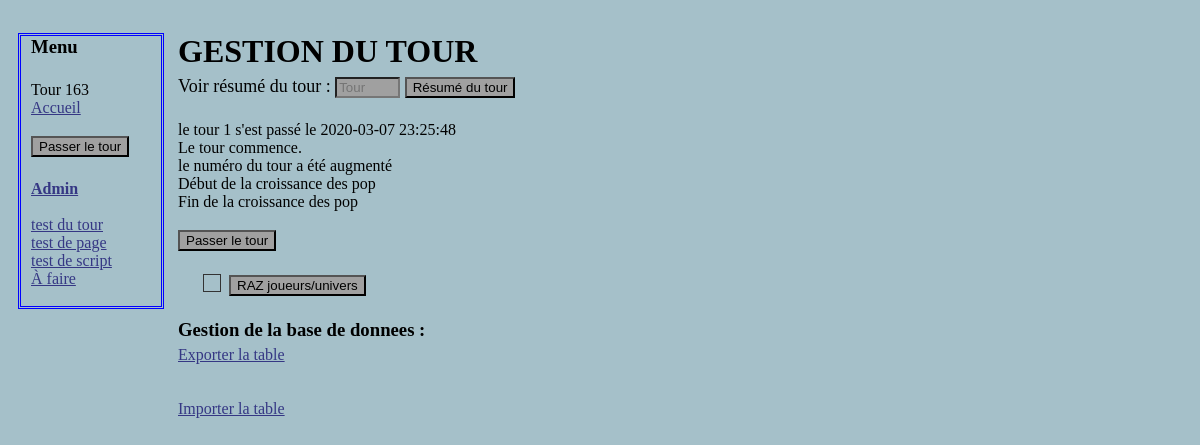
The app's page /Administration.php?voir=1, older data.
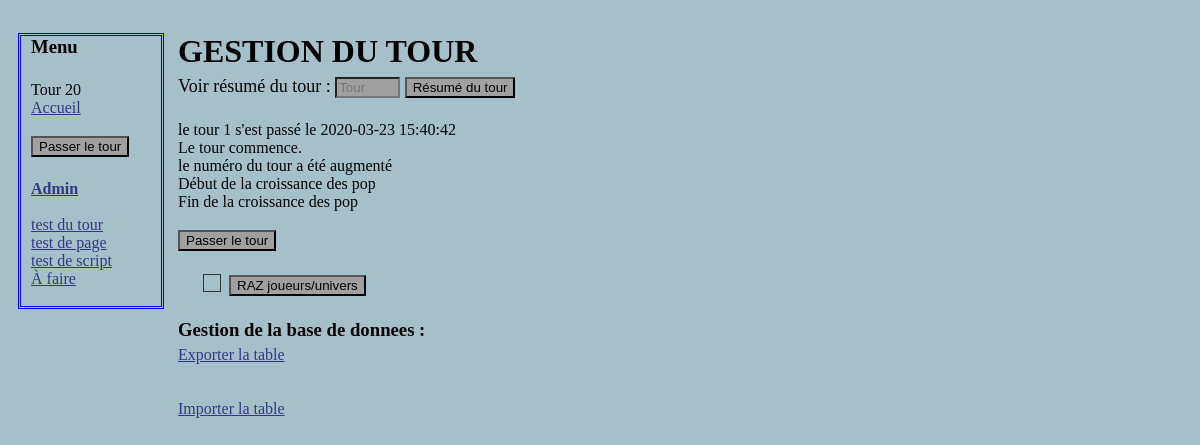
The same page, newer data.
### tables this page shows
CREATE TABLE `tour` (
  `id` int(11) NOT NULL AUTO_INCREMENT,
  `datetour` datetime NOT NULL DEFAULT CURRENT_TIMESTAMP,
  `resume` text,
  PRIMARY KEY (`id`)
);

### Administration.php (the view, shortened to what this page needs)
<?php
include("include/BDDconnection.php");
?>
<!DOCTYPE html>
<html>
    <head>
          <link rel="stylesheet" href="style.css" />
	</head>
    <body>
<?php
include("include/menu.php");
?>
<div class="corps">
    <h1>GESTION DU TOUR</h1>
<form method="get" action="Passerletourmanuellement.php">
<p>
    <label for="numero_tour">Voir résumé du tour : </label>
    <input type="text" name="voir" id="numero_tour" placeholder="Tour" size="5" maxlength="4" />
    <input type="submit" value="Résumé du tour" />
</p>
</form>
<?php
if (isset($_GET["voir"]) and $_GET["voir"] == 0 )
  {
$reqtourinfo = $bda->query('SELECT * FROM tour ORDER BY id DESC LIMIT 1') or die(print_r($bdd->errorInfo()));
$reptourinfo = $reqtourinfo->fetch();
echo 'le dernier tour est le tour ' . $reptourinfo['id'] . ' et s\'est passé le ' . $reptourinfo['datetour']  ;
echo ' <br />  ' . $reptourinfo['resume'] ;
  }
elseif (isset($_GET["voir"]))
  {
  $reqtourinfo = $bda->prepare('SELECT * FROM tour WHERE id = ?');
  $reqtourinfo->execute(array($_GET["voir"]));
  $reptourinfo = $reqtourinfo->fetch();
    echo 'le tour ' . $reptourinfo['id'] . ' s\'est passé le ' . $reptourinfo['datetour']  ;
    echo ' <br />  ' . $reptourinfo['resume'] ;
  }
?>
<form action="tour/Gestionglobale.php">
<p>
    <input type="submit" value="Passer le tour" />
</p>
</form>
<form action="script/resertunivers.php">
<p>
  <input id = "checkbox" type="checkbox" name="confirmer"/> <label for="checkbox"></label>
  <input type="submit" value="RAZ joueurs/univers" />
</p>
</form>
<h3>Gestion de la base de donnees :</h3>
<a class ="lienmenu" href="script/exporterbdd.php?table=autre&amp;backup=non">Exporter la table</a></br></br></br>
<a class ="lienmenu" href="script/importerbdd.php?table=autre">Importer la table</a></br>
</div>
  </body>
</html>

### include/Menu.php (shortened to what this page needs)
<nav class="menu"><div><h3>Menu</h3></br>
<?php
$reponse = $bda->query('SELECT id FROM tour ORDER BY id DESC LIMIT 1');
$touractuel = $reponse->fetch();
echo 'Tour '.$touractuel['id'].'</br>' ;
if (!isset($_SESSION['pseudo']))
	{
	echo '<a class ="lienmenu" href="Accueil.php">Accueil</a>' ;
    }
?>
<form action="tour/Gestionglobale.php">
<p>
<input type="submit" value="Passer le tour" />
</p>
</form>
<b><a class ="lienmenu" href="Administration.php">Admin</a></b></br> </br>
<a class ="lienmenu" href="tour/test.php">test du tour</a> </br>
<a class ="lienmenu" href="test.php?id=1">test de page</a> </br>
<a class ="lienmenu" href="script/test.php?table=autre&amp;backup=non">test de script</a> </br>
<a class ="lienmenu" href="afaire.php">À faire</a> </br> </br>
</div>
</nav>

### css/general.css (style rules this page uses)
body { background-color: rgb(165,192,201);; color: black; padding-top: 25px; padding-left:10px; }
.corps { margin-left:150px; display: flex; flex-wrap: nowrap; flex-direction: column; display: inline-block; vertical-align: top; padding-left:10px; }

### css/menu.css (style rules this page uses)
.menu { position:absolute; width: 130px; vertical-align: top; border: 3px blue double; padding-left:10px; }
.lienmenu { color: rgb(53,55,132); }

### css/formulaire.css (style rules this page uses)
input , select { background-color: rgb(160,160,160); margin-bottom: 5px; }
label { cursor: pointer; }
input[type="checkbox"] + label:before { border: 1px solid #333; content: "\00a0"; display: inline-block; font: 16px/1em sans-serif; height: 16px; margin: 0 .25em 0 0; padding: 0; vertical-align: top; width: 16px; }
form { display: inline }

### css/block.css (style rules this page uses)
p { font-size: large; }
h1 { margin-top: 0px ; padding-top: 0px; margin-left: 0px ; }
h3 { margin-top: 0px ; padding-top: 0px; margin-left: 0px ; margin-bottom: 5px ; padding-bottom: 0px; }

Row changes from the older to the newer data that the page shows:
removed tour: id "163"
now on this page (row edited): tour: id "20"
changed tour id 1: datetour "2020-03-07 23:25:48" → "2020-03-23 15:40:42"
